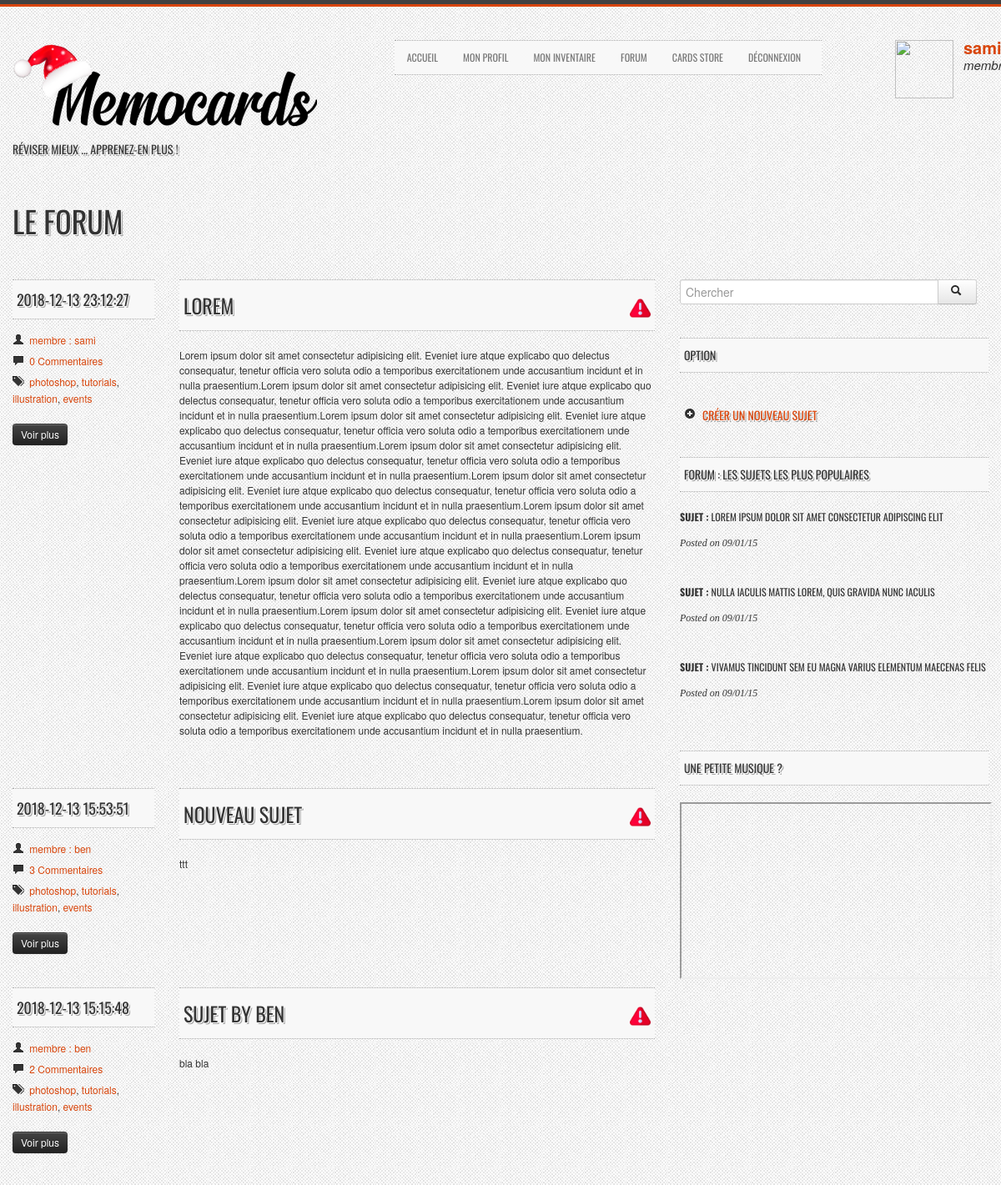
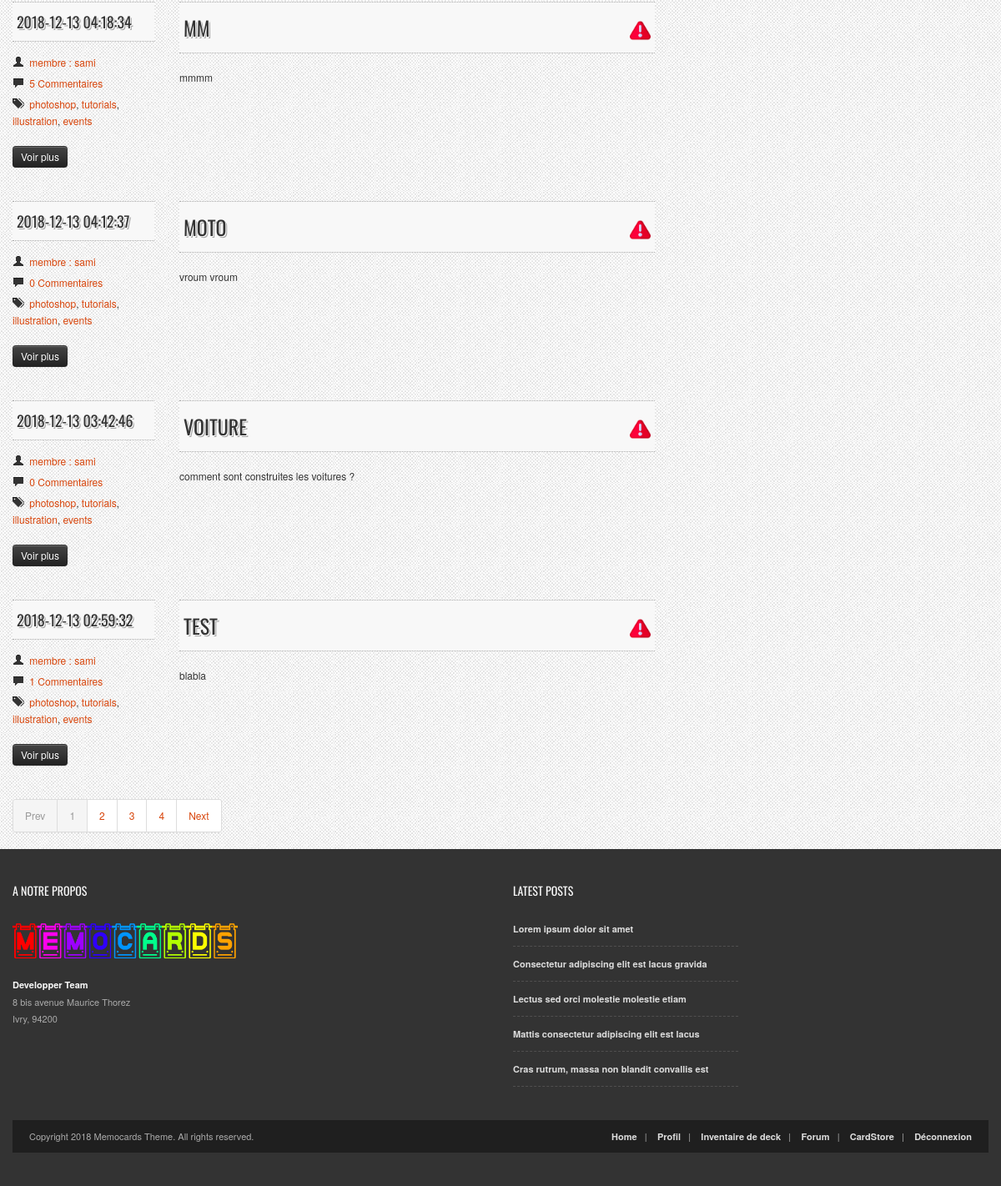
The page /index.php?page=forum (signed in) on the database its author committed (2 pictures, top to bottom).
### tables this page shows
CREATE TABLE IF NOT EXISTS `subject` (
  `id` int(11) NOT NULL AUTO_INCREMENT,
  `title` varchar(255) NOT NULL,
  `date_posted` datetime NOT NULL,
  `content` longtext NOT NULL,
  `status` varchar(15) NOT NULL,
  `user_id` int(11) NOT NULL,
  PRIMARY KEY (`id`),
  KEY `fk_subject_user1_idx` (`user_id`)
);

CREATE TABLE IF NOT EXISTS `user` (
  `id` int(11) NOT NULL AUTO_INCREMENT,
  `username` varchar(25) NOT NULL,
  `password` varchar(255) NOT NULL,
  `profile_picture` varchar(255) NOT NULL,
  `status` varchar(45) NOT NULL,
  `birth_date` date NOT NULL,
  `sex` varchar(1) NOT NULL,
  `region` varchar(45) NOT NULL,
  `email` varchar(255) NOT NULL,
  PRIMARY KEY (`id`),
  UNIQUE KEY `username_UNIQUE` (`username`)
);

### Modeles/modele_select.php (called while the page is built, shortened)
<?php
    function recup_name_SELECT($id, $id2)
    {
        $bdd = bdd();
        $query = "SELECT username, user.status
        FROM user
        JOIN subject ON subject.user_id = user.id AND subject.user_id = :id AND subject.id = :id2;";
        $query_params = array(
            ':id' => $id,
            'id2' => $id2
            );
        try {
            $stmt = $bdd->prepare($query);
            $stmt->execute($query_params);
        } catch(Exception $e) {
            die('Erreur : ' . $e->getMessage());
        }
        $qu = $stmt->fetchAll(PDO::FETCH_ASSOC);
        return $qu;
    }
    function subjects_SELECT()
    {
        $bdd = bdd();
        $req = $bdd->query('SELECT *
                                FROM subject
                                ORDER BY date_posted DESC;
                            ');
        $req->execute(array());
        return $req;
    }
    function count_message_SELECT($subject_id)
    {
        $bdd = bdd();
        $req = $bdd->prepare('  SELECT COUNT(content_message) as count_message
                                FROM message
                                WHERE subject_id = ?
                            ');
        $req->execute(array(intval($subject_id)));
        $count_message = $req->fetch();
        return $count_message;
    }
?>

### Controllers/forum_Controllers.php (called while the page is built, shortened)
<?php
    if (!isset($_GET['subject_id']))
    {
        $req = subjects_SELECT();
        $name = [];
        $type = [];
        $subjects_views = $req->fetchAll();
        foreach($subjects_views as $key => $value)
        {
            if ($value['user_id'] > 0) {
                $tempname = recup_name_SELECT($value['user_id'], $value['id']);
                $name[$key] = $tempname[0]['username'];
                $type[$key] = $tempname[0]['status'];
            } else {
                $name[$key] = "Compte Supprimé";
                $type[$key] = "Inconnu";
            }
            $count = count_message_SELECT($subjects_views[$key][0]);
            $subjects_views[$key]['count_message'] = $count['count_message'];
        }
        if (isset($_GET['choix_forum']) && $_GET['choix_forum'] === 'creer_sujet')
        {
            if (isset($_POST['title']) && isset($_POST['content']))
            {
                $_POST['title'] = trim($_POST['title']);
                $_POST['content'] = trim($_POST['content']);
                if (!empty($_POST['title']) && !empty($_POST['content']))
                {
                    create_topic_INSERT(htmlspecialchars($_POST['title']), 'ouvert', htmlspecialchars($_POST['content']), $_SESSION['id']);
                    $req = id_subjects_SELECT($_SESSION['id'], $_POST['content']);
                    $id_subject = $req->fetch();
                    header('Location: index.php?page=forum&subject_id='.$id_subject['id'].'');
                    exit();
                }
                else
                {
                    require(dirname(__FILE__).'/../Public/js/empty_form.js');
                }
            }
            require(dirname(__FILE__).'/../Views/forum_Views.php');
        }
        else
        {
            require(dirname(__FILE__).'/../Views/template_forum.php');
        }
    }
    require(dirname(__FILE__).'/../Views/template.php');
?>

### Views/template_forum.php (the view, shortened to what this page needs)
<?php
    foreach($subjects_views as $key => $value) {  ?>
        <article>
            <div class="row">
                <div class="span2 blog-style-2">
                    <h4 class="title-bg"><?php echo $subjects_views[$key]['date_posted'] ?></h4>
                    <ul class="post-data">
                        <li><i class="icon-user"></i> <a href="#"><?php echo $type[$key].' : '.$name[$key]; ?></a></li>
                        <li><i class="icon-comment"></i> <a href="#"><?php echo $subjects_views[$key]['count_message']; ?> Commentaires</a></li>
                        <li><i class="icon-tags"></i> <a href="#">photoshop</a>, <a href="#">tutorials</a>, <a href="#">illustration</a>, <a href="#">events</a></li>
                    </ul>
                    <button onclick="location.href='index.php?page=forum&subject_id=<?php echo $subjects_views[$key][0]; ?>'" class="btn btn-small btn-inverse">Voir plus</button>
                </div>
                <div class="span6">
                    <h3 class="title-bg"><a href="index.php?page=forum&subject_id=<?php echo $subjects_views[$key][0]; ?>"><?php echo $subjects_views[$key]['title']; ?> </a>
                    <?php
                    if ($_SESSION['status'] === "admin") {
                        ?>
                        <a style='float: right' href='index.php?page=forum&action=supp&subject_id=<?php echo $subjects_views[$key]['id']; ?>'>
                        <img src="./Public/img/x-button.png" style="width:25px;height:25px"/></a>
                        <?php
                    }
                    else {
                        ?>
                        <a style='float: right' href='index.php?page=forum&action=warn&subject_id=<?php echo $subjects_views[$key]['id']; ?>'>
                        <img src="./Public/img/warning.png" style="width:25px;height:25px"/></a>
                        <?php
                    }
                    ?>
                    </h3>
                    <p><?php echo $subjects_views[$key]['content'] ?></p>
                </div>
            </div>
        </article>
<?php
    } ?>
        <div class="pagination">
            <ul>
            <li class="active"><a href="#">Prev</a></li>
            <li class="active"><a href="#">1</a></li>
            <li><a href="#">2</a></li>
            <li><a href="#">3</a></li>
            <li><a href="#">4</a></li>
            <li><a href="#">Next</a></li>
            </ul>
        </div>

### rows shown on the page
subject: date_posted "2018-12-13 23:12:27", key "membre", user.username "sami", count_message "0", title "LOREM", content "Lorem ipsum dolor sit amet consectetur adipisicing elit. Eveniet iure atque explicabo quo delectus consequatur, tenetur officia vero soluta odio a temporibus exercitationem unde accusantium incidunt et in nulla praesentium.Lorem ipsum dolor sit amet consectetur adipisicing elit. Eveniet iure atque explicabo quo delectus consequatur, tenetur officia vero soluta odio a temporibus exercitationem unde accusantium incidunt et in nulla praesentium.Lorem ipsum dolor sit amet consectetur adipisicing elit. Eveniet iure atque explicabo quo delectus consequatur, tenetur officia vero soluta odio a temporibus exercitationem unde accusantium incidunt et in nulla praesentium.Lorem ipsum dolor sit amet…"
subject: date_posted "2018-12-13 15:53:51", key "membre", key "ben", user "3", title "NOUVEAU SUJET", content "ttt"
subject: date_posted "2018-12-13 15:15:48", key "membre", key "ben", count_message "2", title "SUJET BY BEN", content "bla bla"
subject: date_posted "2018-12-13 04:18:34", key "membre", user.username "sami", count_message "5", title "MM", content "mmmm"
subject: date_posted "2018-12-13 04:12:37", key "membre", user.username "sami", count_message "0", title "MOTO", content "vroum vroum"
subject: date_posted "2018-12-13 03:42:46", key "membre", user.username "sami", count_message "0", title "VOITURE", content "comment sont construites les voitures ?"
subject: date_posted "2018-12-13 02:59:32", key "membre", user.username "sami", id "1", title "TEST", content "blabla"

### other values the page prints
$section "LE FORUM"
$_SESSION['username'] "sami"
